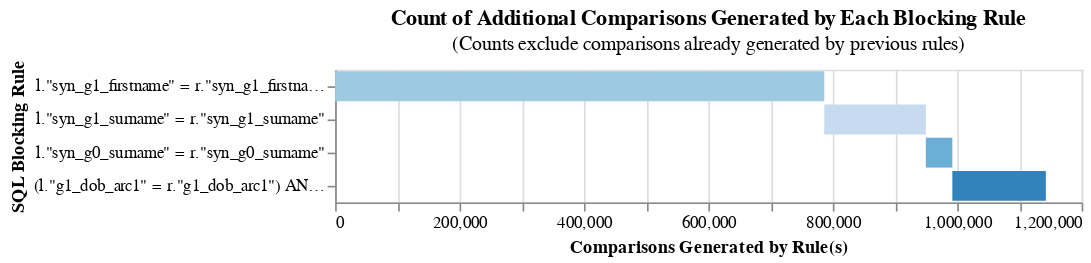

Source (notebook cell):
### Code cell
# Scenario 2, relaxed blocking rules, strategy 2
from splink.duckdb.blocking_rule_library import block_on
setting_test = {
        "link_type": "link_only",
    "probability_two_random_records_match": 1/13281,
    "blocking_rules_to_generate_predictions": [       
        block_on(["syn_g1_firstname"]),
        block_on(["syn_g1_surname"]),
        block_on(["syn_g0_surname"]),
        block_on(["g1_dob_arc1", "g1_gender_arc"]),
    ]
}

linker = DuckDBLinker(
    [gold_df, df],
    settings_dict= setting_test,
    input_table_aliases=["df_left","df_right"]
)


linker.cumulative_num_comparisons_from_blocking_rules_chart()

### Figure 1 — Vega-Lite specification as saved in the notebook (floating-point values rounded to 4 significant figures)
{"config": {"view": {"continuousWidth": 300, "continuousHeight": 300}}, "data": {"name": "data-0728d34b30e24a1103c08b1443824488"}, "mark": "bar", "encoding": {"color": {"field": "rule", "legend": null, "scale": {"scheme": "category20c"}}, "order": {"field": "cumulative_rows"}, "tooltip": [{"field": "rule", "title": "SQL Condition", "type": "nominal"}, {"field": "row_count", "format": ",", "title": "Comparisons Generated", "type": "quantitative"}, {"field": "cumulative_rows", "format": ",", "title": "Cumulative Comparisons", "type": "quantitative"}, {"field": "cartesian", "format": ",", "title": "Cartesian Product of Input Data", "type": "quantitative"}, {"field": "reduction_ratio", "title": "Reduction Ratio (cumulative rows/cartesian product)", "type": "nominal"}], "x": {"field": "start", "title": "Comparisons Generated by Rule(s)", "type": "quantitative"}, "x2": {"field": "cumulative_rows"}, "y": {"field": "rule", "sort": ["-x2"], "title": "SQL Blocking Rule"}}, "height": {"step": 20}, "title": {"text": "Count of Additional Comparisons Generated by Each Blocking Rule", "subtitle": "(Counts exclude comparisons already generated by previous rules)"}, "width": 450, "$schema": "https://vega.github.io/schema/vega-lite/v5.9.3.json", "datasets": {"data-0728d34b30e24a1103c08b1443824488": [{"row_count": 786294, "rule": "l.\"syn_g1_firstname\" = r.\"syn_g1_firstname\"", "cumulative_rows": 786294, "cartesian": 176384961, "reduction_ratio": "The rolling reduction ratio with your given blocking rule(s) is 0.995542. This represents the reduction in the total number of comparisons due to your rule(s).", "start": 0}, {"row_count": 163219, "rule": "l.\"syn_g1_surname\" = r.\"syn_g1_surname\"", "cumulative_rows": 949513, "cartesian": 176384961, "reduction_ratio": "The rolling reduction ratio with your given blocking rule(s) is 0.994617. This represents the reduction in the total number of comparisons due to your rule(s).", "start": 786294}, {"row_count": 42611, "rule": "l.\"syn_g0_surname\" = r.\"syn_g0_surname\"", "cumulative_rows": 992124, "cartesian": 176384961, "reduction_ratio": "The rolling reduction ratio with your given blocking rule(s) is 0.994375. This represents the reduction in the total number of comparisons due to your rule(s).", "start": 949513}, {"row_count": 150315, "rule": "(l.\"g1_dob_arc1\" = r.\"g1_dob_arc1\") AND (l.\"g1_gender_arc\" = r.\"g1_gender_arc\")", "cumulative_rows": 1142439, "cartesian": 176384961, "reduction_ratio": "The rolling reduction ratio with your given blocking rule(s) is 0.993523. This represents the reduction in the total number of comparisons due to your rule(s).", "start": 992124}]}}
